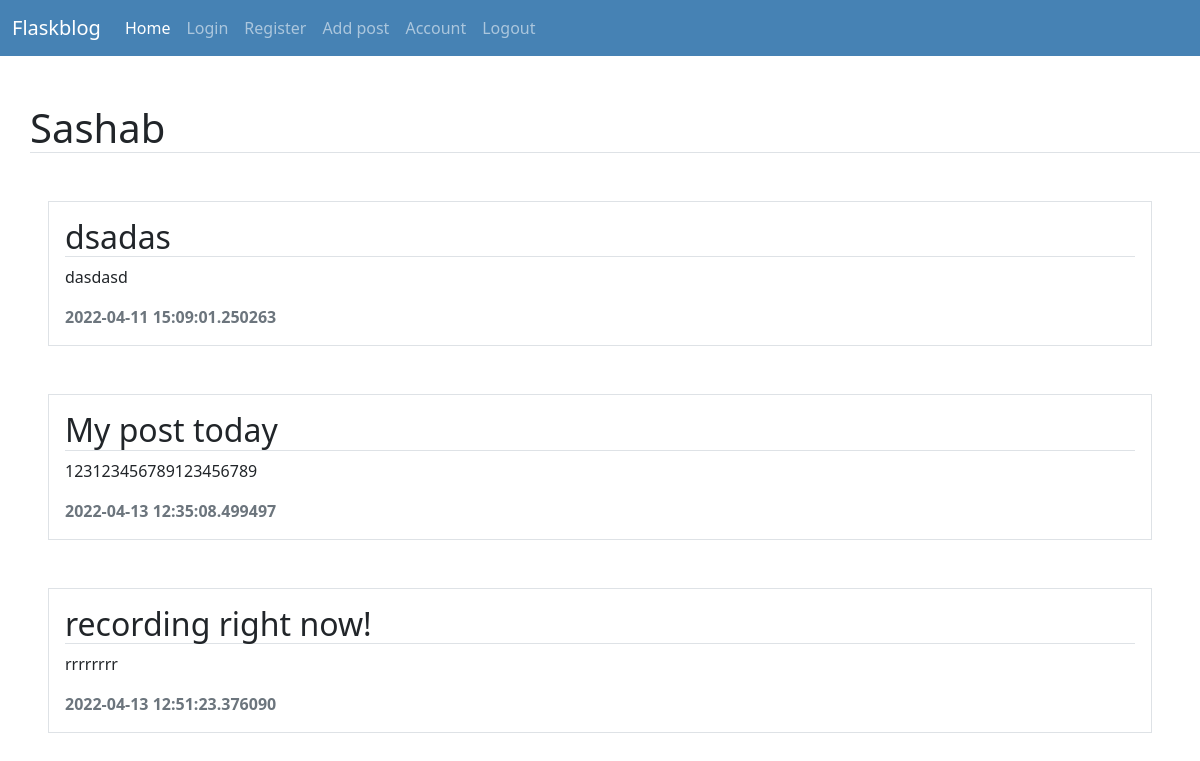
/user/Sashab (signed in), run on the app's committed database.
### flaskblog/models.py (models this page shows)
class User(db.Model):
    id = db.Column(db.Integer, primary_key=True)
    username = db.Column(db.String(20), unique=True, nullable=False)
    email = db.Column(db.String(120), unique=True, nullable=False)
    image_file = db.Column(db.String(100), default='default.jpg')
    password = db.Column(db.String(100000), nullable=False)

class Post(db.Model):
    id = db.Column(db.Integer, primary_key=True)
    title = db.Column(db.String(20), nullable=False)
    content = db.Column(db.Text, nullable=False)
    date_posted = db.Column(db.DateTime, default=datetime.utcnow())
    author_id = db.Column(db.Integer, nullable=False)

### flaskblog/urls.py (the view)
@app.route('/user/<uname>')
def user(uname):
    user = User.query.filter_by(username=uname).first()
    if "logged_in" in session:
        if user:
            mp = Post.query.filter_by(author_id=user.id).all()
            lg = session["logged_in"]
            return render_template("user.html", posts=mp, user=user, lg=lg)
        else:
            flash("User not found", "info")
            return redirect(url_for('index'))
    else:
        flash("Login to view this page!", "info")
        return redirect(url_for('login'))

### flaskblog/templates/user.html (shortened to what this page needs)
<!DOCTYPE html>
<html lang="en">
<head>
    <link rel="stylesheet" href="{{ url_for('static', filename='custom.css') }}">
    <link href="https://cdn.jsdelivr.net/npm/bootstrap@5.1.3/dist/css/bootstrap.min.css" rel="stylesheet">
</head>
<body>
    <nav class="navbar navbar-expand-lg navbar-light bg-steel navbar-dark">
        <div class="container-fluid">
          <a class="navbar-brand" href="#">Flaskblog</a>
          <div class="collapse navbar-collapse" id="navbarNav">
            <ul class="navbar-nav">
              <li class="nav-item">
                <a class="nav-link active" aria-current="page" href="{{ url_for('index')}}">Home</a>
              </li>
              <li class="nav-item">
                <a class="nav-link" href="{{ url_for('login') }}">Login</a>
              </li>
              <li class="nav-item">
                <a class="nav-link" href="{{ url_for('register')}}">Register</a>
              </li>
              {% if lg == "True" %}
              <li class="nav-item">
                <a class="nav-link" href="{{ url_for('addPost')}}">Add post</a>
              </li>
              <li class="nav-item">
                <a class="nav-link" href="{{ url_for('account')}}">Account</a>
              </li>
              <li class="nav-item">
                <a class="nav-link" href="/logout">Logout</a>
              </li>
              {%else%}
              <li class="nav-item">
                <a class="nav-link disabled">Add post</a>
              </li>
              {% endif %}
            </ul>
          </div>
        </div>
      </nav>
    <h1 class="pt-5 ml-3 border-bottom">{{ user.username }}</h1>
    {% for post in posts %}
        <div class="border p-3 m-5">
        <h2 class="border-bottom">{{ post.title }}</h2>
        <p>{{post.content}}</p>
        <b class="text-muted">{{ post.date_posted }}</b>
        </div>
    {% endfor %}
</body>
</html>

### flaskblog/static/custom.css (style rules this page uses)
.bg-steel { background-color: steelblue !important; }
.ml-3 { margin-left: 2.5%; }

### data on the page
User: username "Sashab"
Post: title "dsadas", content "dasdasd", date_posted "2022-04-11 15:09:01.250263"
Post: title "My post today", content "123123456789123456789", date_posted "2022-04-13 12:35:08.499497"
Post: title "recording right now!", content "rrrrrrrr", date_posted "2022-04-13 12:51:23.376090"
